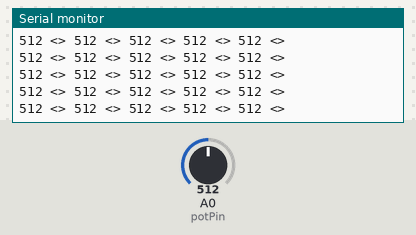
The sketch below on a simulated Arduino Uno, built with avr-gcc and run on an emulated ATmega328P. On the bench: the last lines printed to the serial monitor. The test bench sets the inputs (shaded band); at power-on: A0 (potPin) = 512.

Above: at 1.2 s.
1.3 s: A0 (potPin) set to 106
At 2.0 s:
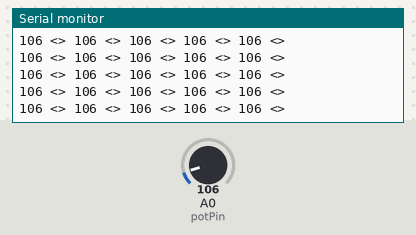
4.3 s: A0 (potPin) set to 93
At 5.3 s:
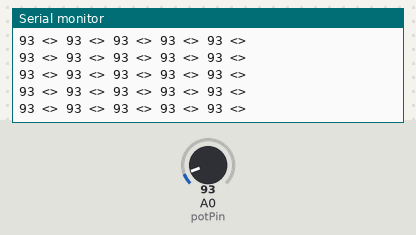
13.3 s: A0 (potPin) set to 8
At 14.4 s:
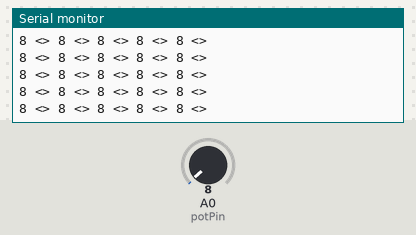
14.8 s: A0 (potPin) set to 11
At 15.4 s:
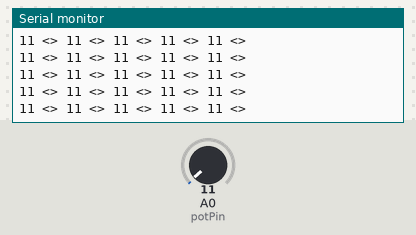
Timing chart, 0 to 17.8 s (numbered marks = the images above; inputs shaded):
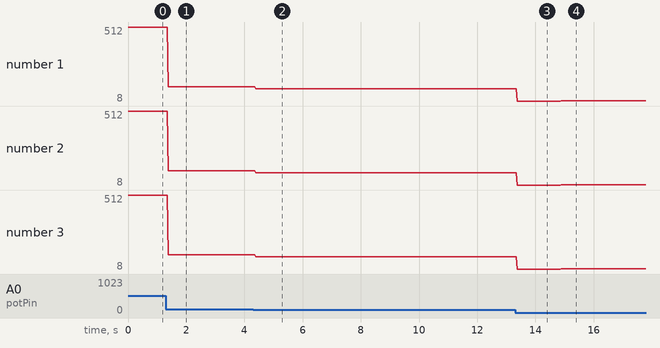

Measured:
- after the input at 1.3 s, the serial monitor: prints a new line after 0.09 s (image 1)
- after the input at 4.3 s, the serial monitor: prints a new line after 0.09 s (image 2)
- after the input at 13.3 s, the serial monitor: prints a new line after 0.07 s (image 3)
- after the input at 14.8 s, the serial monitor: prints a new line after 0.09 s (image 4)
- plotted number 1: 512 → 106 after the input at 1.3 s, 106 → 93 after the input at 4.3 s, 93 → 8 after the input at 13.3 s, 8 → 11 after the input at 14.8 s
- plotted number 2: 512 → 106 after the input at 1.3 s, 106 → 93 after the input at 4.3 s, 93 → 8 after the input at 13.3 s, 8 → 11 after the input at 14.8 s
- plotted number 3: 512 → 106 after the input at 1.3 s, 106 → 93 after the input at 4.3 s, 93 → 8 after the input at 13.3 s, 8 → 11 after the input at 14.8 s

The sketch:

sketch_sep25b.ino
```cpp
#define potPin A0

void setup() {
  // put your setup code here, to run once:
  Serial.begin(9600);
  pinMode(A0, INPUT);
}

void fyllPotVerdier(int array[], int length) {
  for (int i=0;i<length;i++) {
    array[i] = analogRead(potPin);
  }
}

void loop() {
  // put your main code here, to run repeatedly:
  int verdier[5] = {};
  fyllPotVerdier(verdier, 5);
  for (int i=0;i<5;i++) {
    Serial.print(verdier[i]);
    Serial.print(" <> ");
  }
  Serial.println();
}
```
